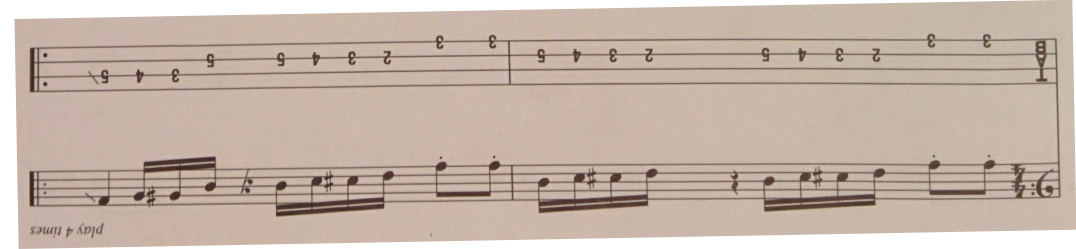
#> input picture rotate_image.png, 2152 x 498 px (shown at 1/2 size)
$ python morphological_skeleton.py
#> lines starting #> are read from the running program, lines starting #| are printed output that depends on the picture; after the words box and inside, x2 and y2 are one past the last pixel; in counts of white or black regions, pixels touching at a corner belong together
import cv2
import numpy as np


def showImage(
        img,
        namedWindow="",
        width=640, height=480
):
    cv2.namedWindow(namedWindow, cv2.WINDOW_NORMAL)
    cv2.resizeWindow(namedWindow, width, height)
    cv2.imshow(namedWindow, img)


def morphological_skeleton(img, maxIter=1024):
    element = cv2.getStructuringElement(cv2.MORPH_CROSS, (3, 3))

    height, width = src.shape[:2]
    skel = np.zeros((height, width, 1), np.uint8)
    temp = np.zeros((height, width, 1), np.uint8)

    done = False
    nbIteration = 0
    while not done:
        eroded = cv2.erode(img, element)
        temp = cv2.dilate(eroded, element)
        cv2.subtract(img, temp, temp)
        cv2.bitwise_or(skel, temp, skel)
        img = eroded
        nbIteration += 1
        done = (cv2.countNonZero(img) == 0) and (nbIteration < maxIter)

    return skel, nbIteration


# filename = "opencv.png"
filename = "rotate_image.png"

src = cv2.imread(filename)
#> src is the input picture: shape (498, 2152, 3); mean B, G, R 168.4, 180.6, 197.4

gray = cv2.cvtColor(src, cv2.COLOR_BGR2GRAY)
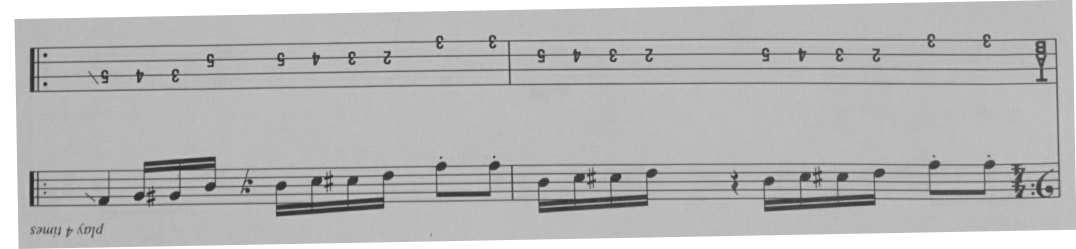
#> gray: shape (498, 2152) (shown at 1/2 size); min 36, max 255, mean 184.2

minThreshold = 127
maxThreshold = 255
ret, img = cv2.threshold(gray, minThreshold, maxThreshold, cv2.THRESH_BINARY)
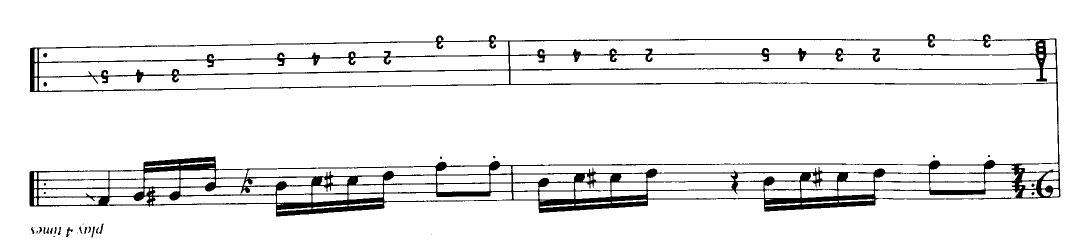
#> img: shape (498, 2152) (shown at 1/2 size); 92.9% white; 32 black regions (14 under 20 px), largest, box (x1, y1, x2, y2) and area: (59, 68, 2121, 433) 74639, (132, 454, 146, 474) 94, (87, 454, 98, 468) 77
#> ret = 127
# cv::threshold(img, img, 127, 255, cv::THRESH_BINARY);

skel, nbIter = morphological_skeleton(img)
#> the loop in morphological_skeleton, `while not done:` made 157 passes
#> pass 1, in morphological_skeleton, `eroded = cv2.erode(img, element)`:
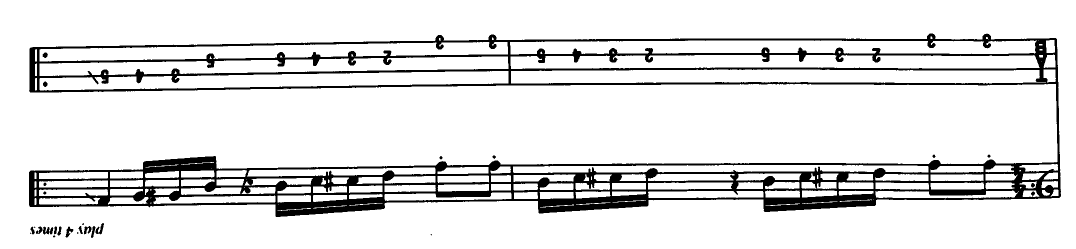
#> eroded: shape (498, 2152) (shown at 1/2 size); 88.9% white; 27 black regions (6 under 20 px), largest, box (x1, y1, x2, y2) and area: (58, 67, 2122, 434) 117372, (86, 453, 107, 469) 207, (191, 446, 208, 469) 178
#> pass 2, in morphological_skeleton, `eroded = cv2.erode(img, element)`:
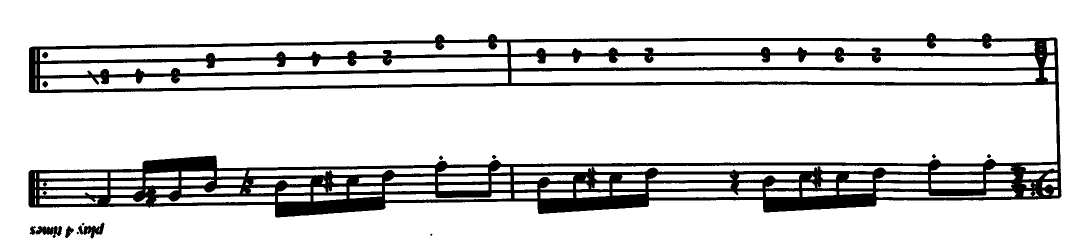
#> eroded: shape (498, 2152) (shown at 1/2 size); 85% white; 14 black regions (2 under 20 px), largest, box (x1, y1, x2, y2) and area: (57, 66, 2123, 435) 158614, (59, 452, 124, 476) 855, (156, 445, 209, 477) 744
#> pass 2, in morphological_skeleton, `temp = cv2.dilate(eroded, element)`:
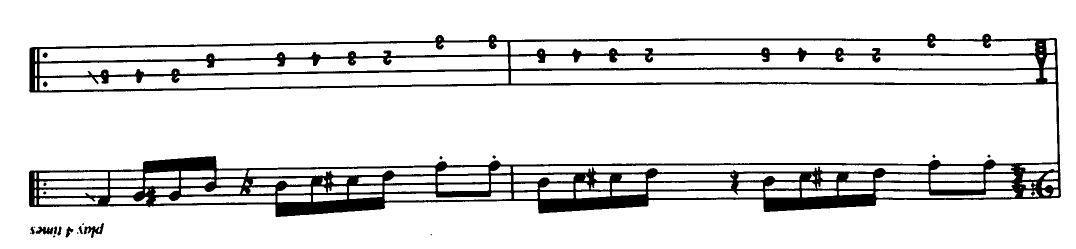
#> temp: shape (498, 2152) (shown at 1/2 size); 88.7% white; 21 black regions (5 under 20 px), largest, box (x1, y1, x2, y2) and area: (58, 67, 2122, 434) 119265, (167, 446, 208, 476) 460, (71, 453, 107, 469) 342
#> after the loop in morphological_skeleton, `while not done:`: eroded: shape (498, 2152); every value is 0
#> after the loop in morphological_skeleton, `while not done:`:
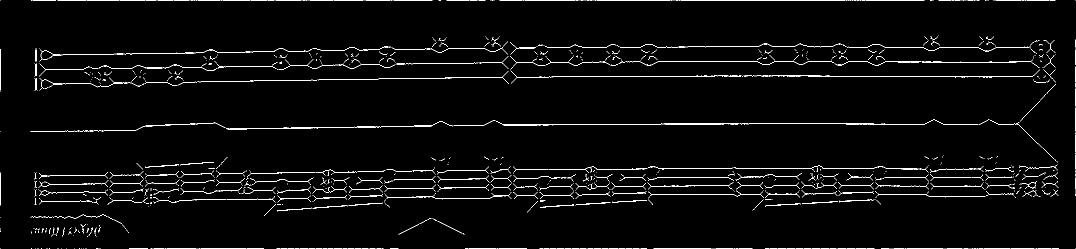
#> skel: shape (498, 2152, 1) (shown at 1/2 size); 2.6% white in thin lines or dots
#> after the loop in morphological_skeleton, `while not done:`: nbIteration = 157
#> nbIter = 157

showImage(skel, "Skeleton")

while(1):
    k = cv2.waitKey(1) & 0xFF
#> (key Esc is pressed here)
    if k == 27:
        break

$ run again, with 2016_04_19_Pattern_23_Identify_Objects.png copied over rotate_image.png
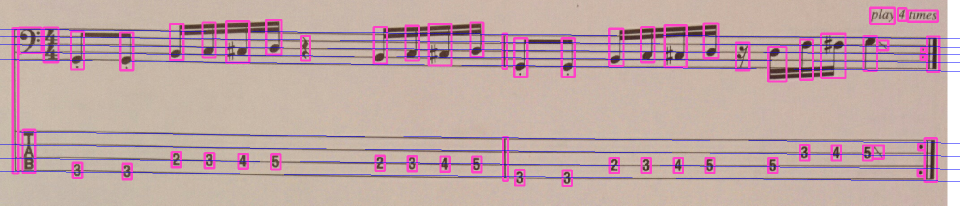
#> input picture 2016_04_19_Pattern_23_Identify_Objects.png, 1920 x 411 px (shown at 1/2 size)
#> src is the input picture: shape (411, 1920, 3); mean B, G, R 165.6, 166.2, 192.6
#> `ret, img = cv2.threshold(gray, minThreshold, maxThreshold, cv2.THRESH_..`:
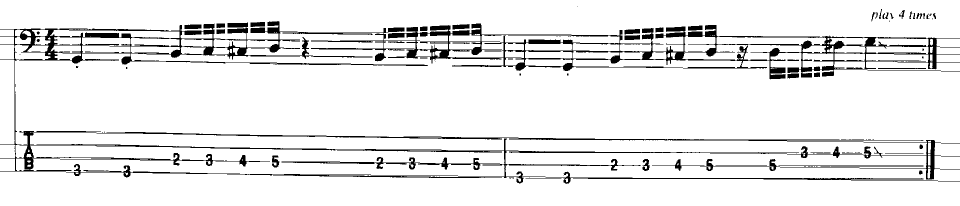
#> img: shape (411, 1920) (shown at 1/2 size); 91.5% white; 76 black regions (20 under 20 px), largest, box (x1, y1, x2, y2) and area: (0, 42, 1920, 368) 60486, (1557, 331, 1847, 333) 513, (905, 48, 939, 59) 291
#> ret = 127
#> after the loop in morphological_skeleton, `while not done:`:
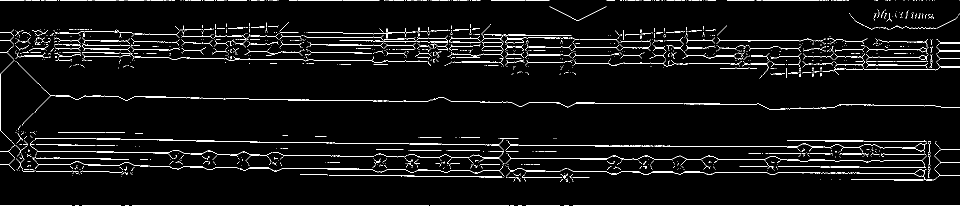
#> skel: shape (411, 1920, 1) (shown at 1/2 size); 4.4% white in thin lines or dots
#> after the loop in morphological_skeleton, `while not done:`: nbIteration = 79

$ run again, with 2016_04_19_Pattern_24_Identify_Objects.png copied over rotate_image.png
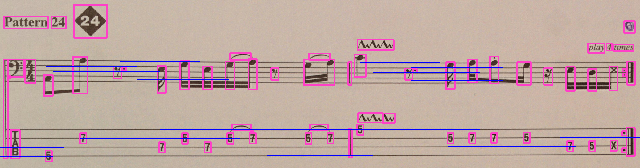
#> input picture 2016_04_19_Pattern_24_Identify_Objects.png, 640 x 168 px
#> src is the input picture: shape (168, 640, 3); mean B, G, R 162.8, 166, 191.5
#> `ret, img = cv2.threshold(gray, minThreshold, maxThreshold, cv2.THRESH_..`:
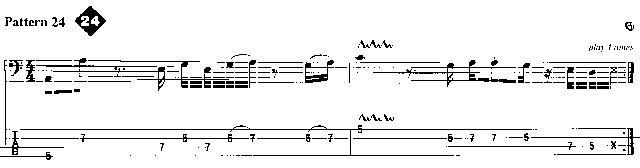
#> img: shape (168, 640); 93.3% white; black in thin lines or dots
#> ret = 127
#> after the loop in morphological_skeleton, `while not done:`:
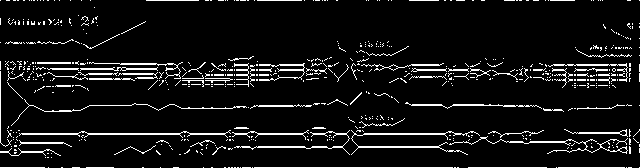
#> skel: shape (168, 640, 1); 7.5% white in thin lines or dots
#> after the loop in morphological_skeleton, `while not done:`: nbIteration = 68
